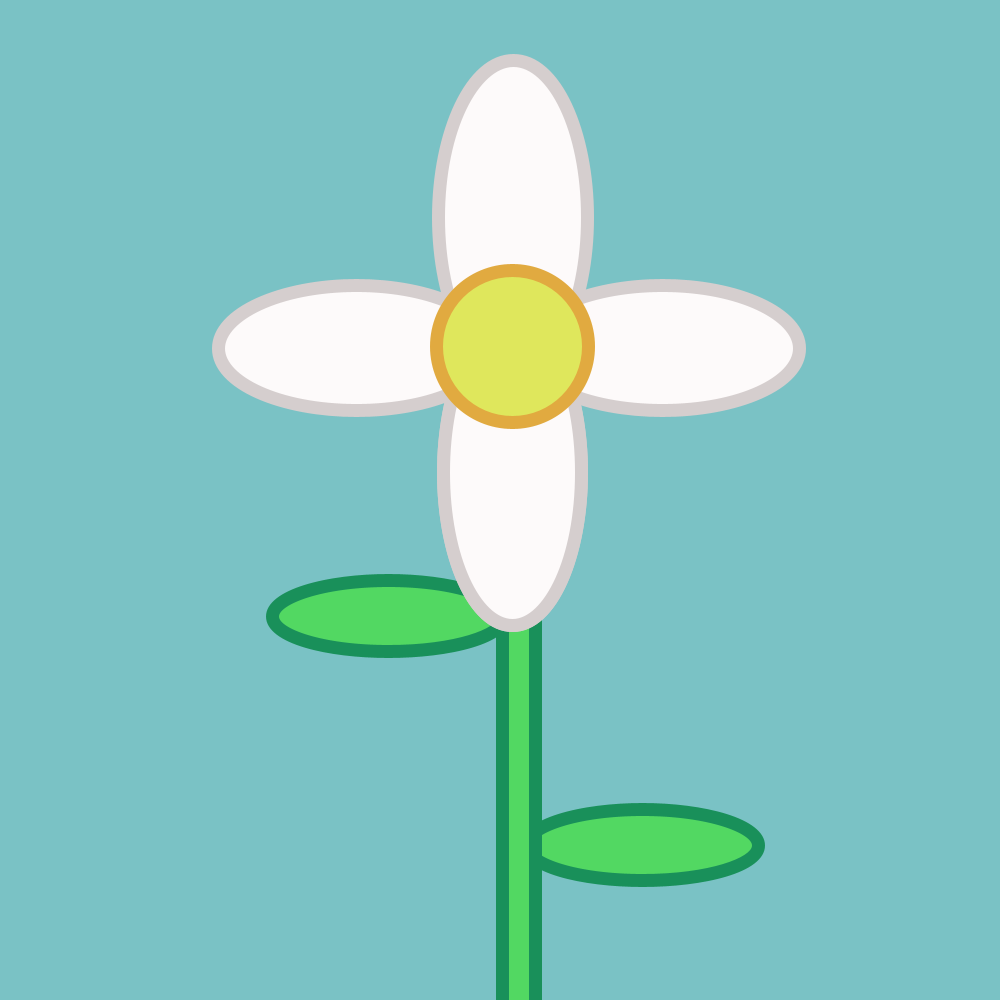
Frame 1 (no input)
Frame 60 (the mouse pressed at the canvas centre just before this capture): identical to frame 1, image omitted
Frame 120 (the mouse held since frame 60 and released just before this capture): identical to frame 1, image omitted

The Processing sketch that drew this single still picture (run headless with seeded random() and noise(); from frame 60 on, the mouse is pressed at the canvas centre):

// Processing sketch: flowerrrr
// ── flowerrrr.pde
void setup() {
  size(1000, 1000);
}
void draw() {
  background(122, 194, 197);
  //leaves
  fill(82, 216, 98);
  stroke(25, 144, 90);
  strokeWeight(13);
  ellipse(388, 616, 232, 71);

  fill(82, 216, 98);
  stroke(25, 144, 90);
  strokeWeight(13);
  ellipse(642, 845, 232, 71);
  
  
  //stem
  fill(82, 216, 98);
  stroke(25, 144, 90);
  strokeWeight(13);
  rect(502, 400, 33, 717);

  //petals
  fill(253, 250, 250);
  stroke(213, 206, 206);
  strokeWeight(13);
  ellipse(356, 348, 275, 125);

  fill(253, 250, 250);
  stroke(213, 206, 206);
  strokeWeight(13);
  ellipse(513, 217, 149, 314);

  fill(253, 250, 250);
  stroke(213, 206, 206);
  strokeWeight(13);
  ellipse(662, 348, 275, 125);

   fill(253, 250, 250);
  stroke(213, 206, 206);
  strokeWeight(13);
  ellipse(512, 472, 138, 307);

  fill(253, 250, 250);
  stroke(213, 206, 206);
  strokeWeight(13);
  ellipse(512, 472, 138, 307);

  //middle stuff
  fill(223, 231, 92);
  stroke(225, 170, 64);
  strokeWeight(13);
  circle(512, 346, 152);
}
void mouseClicked(){
  save("flower.png");
  println(frameCount + "saved flower.png");
}
